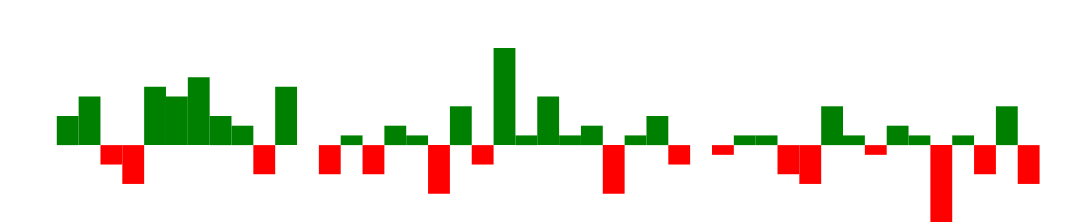

The Vega-Lite source for this figure:
### Vega specification from a JSON file in a GitHub repository (floating-point values rounded to 4 significant figures)
{"$schema": "https://vega.github.io/schema/vega/v5.json", "width": 250, "height": 40, "padding": 0, "data": [{"name": "table", "values": [{"game": "g1", "diff": 3}, {"game": "g2", "diff": 5}, {"game": "g3", "diff": -2}, {"game": "g4", "diff": -4}, {"game": "g5", "diff": 6}, {"game": "g6", "diff": 5}, {"game": "g7", "diff": 7}, {"game": "g8", "diff": 3}, {"game": "g9", "diff": 2}, {"game": "g10", "diff": -3}, {"game": "g11", "diff": 6}, {"game": "g12", "diff": 0}, {"game": "g13", "diff": -3}, {"game": "g14", "diff": 1}, {"game": "g15", "diff": -3}, {"game": "g16", "diff": 2}, {"game": "g17", "diff": 1}, {"game": "g18", "diff": -5}, {"game": "g19", "diff": 4}, {"game": "g20", "diff": -2}, {"game": "g21", "diff": 10}, {"game": "g22", "diff": 1}, {"game": "g23", "diff": 5}, {"game": "g24", "diff": 1}, {"game": "g25", "diff": 2}, {"game": "g26", "diff": -5}, {"game": "g27", "diff": 1}, {"game": "g28", "diff": 3}, {"game": "g29", "diff": -2}, {"game": "g30", "diff": 0}, {"game": "g31", "diff": -1}, {"game": "g32", "diff": 1}, {"game": "g33", "diff": 1}, {"game": "g34", "diff": -3}, {"game": "g35", "diff": -4}, {"game": "g36", "diff": 4}, {"game": "g37", "diff": 1}, {"game": "g38", "diff": -1}, {"game": "g39", "diff": 2}, {"game": "g40", "diff": 1}, {"game": "g41", "diff": -8}, {"game": "g42", "diff": 1}, {"game": "g43", "diff": -3}, {"game": "g44", "diff": 4}, {"game": "g45", "diff": -4}]}], "signals": [{"name": "tooltip", "value": {}, "on": [{"events": "rect:mouseover", "update": "datum"}, {"events": "rect:mouseout", "update": "{}"}]}], "scales": [{"name": "xscale", "type": "band", "domain": {"data": "table", "field": "game"}, "range": "width", "padding": 0.05, "round": true}, {"name": "yscale", "domain": {"data": "table", "field": "diff"}, "nice": true, "range": "height"}], "axes": [{"orient": "bottom", "scale": "xscale", "labels": false, "ticks": false}, {"orient": "right", "scale": "yscale", "labels": false, "ticks": false}], "marks": [{"type": "rect", "from": {"data": "table"}, "encode": {"enter": {"x": {"scale": "xscale", "field": "game"}, "width": {"scale": "xscale", "band": 1}, "y": {"scale": "yscale", "field": "diff"}, "y2": {"scale": "yscale", "value": 0}, "fill": [{"test": "datum.diff > 0", "value": "green"}, {"value": "red"}]}, "update": {"fill": [{"test": "datum.diff > 0", "value": "green"}, {"value": "red"}]}, "hover": {"fill": {"value": "black"}}}}, {"type": "text", "encode": {"enter": {"align": {"value": "center"}, "baseline": {"value": "bottom"}, "fill": {"value": "#333"}}, "update": {"x": {"scale": "xscale", "signal": "tooltip.game", "band": 0.5}, "y": {"scale": "yscale", "signal": "tooltip.diff", "offset": 0.05}, "text": {"signal": "tooltip.diff"}, "fillOpacity": [{"test": "datum === tooltip", "value": 0}, {"value": 1}]}}}], "config": {}}
